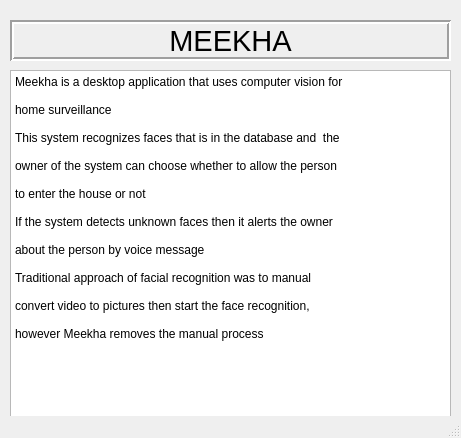
<?xml version="1.0" encoding="UTF-8"?>
<ui version="4.0">
 <class>OtherWindow</class>
 <widget class="QMainWindow" name="OtherWindow">
  <property name="geometry">
   <rect>
    <x>0</x>
    <y>0</y>
    <width>461</width>
    <height>438</height>
   </rect>
  </property>
  <property name="windowTitle">
   <string>MainWindow</string>
  </property>
  <widget class="QWidget" name="centralwidget">
   <widget class="QLabel" name="label">
    <property name="geometry">
     <rect>
      <x>10</x>
      <y>20</y>
      <width>441</width>
      <height>41</height>
     </rect>
    </property>
    <property name="font">
     <font>
      <pointsize>22</pointsize>
     </font>
    </property>
    <property name="layoutDirection">
     <enum>Qt::LeftToRight</enum>
    </property>
    <property name="frameShape">
     <enum>QFrame::Box</enum>
    </property>
    <property name="frameShadow">
     <enum>QFrame::Sunken</enum>
    </property>
    <property name="lineWidth">
     <number>2</number>
    </property>
    <property name="text">
     <string>MEEKHA</string>
    </property>
    <property name="alignment">
     <set>Qt::AlignCenter</set>
    </property>
   </widget>
   <widget class="QPlainTextEdit" name="plainTextEdit">
    <property name="geometry">
     <rect>
      <x>10</x>
      <y>70</y>
      <width>441</width>
      <height>351</height>
     </rect>
    </property>
    <property name="readOnly">
     <bool>true</bool>
    </property>
    <property name="plainText">
     <string>Meekha is a desktop application that uses computer vision for 

home surveillance
 
This system recognizes faces that is in the database and  the 

owner of the system can choose whether to allow the person 

to enter the house or not

If the system detects unknown faces then it alerts the owner 

about the person by voice message 

Traditional approach of facial recognition was to manual 

convert video to pictures then start the face recognition, 

however Meekha removes the manual process

</string>
    </property>
   </widget>
  </widget>
  <widget class="QStatusBar" name="statusbar"/>
 </widget>
 <resources/>
 <connections/>
</ui>
